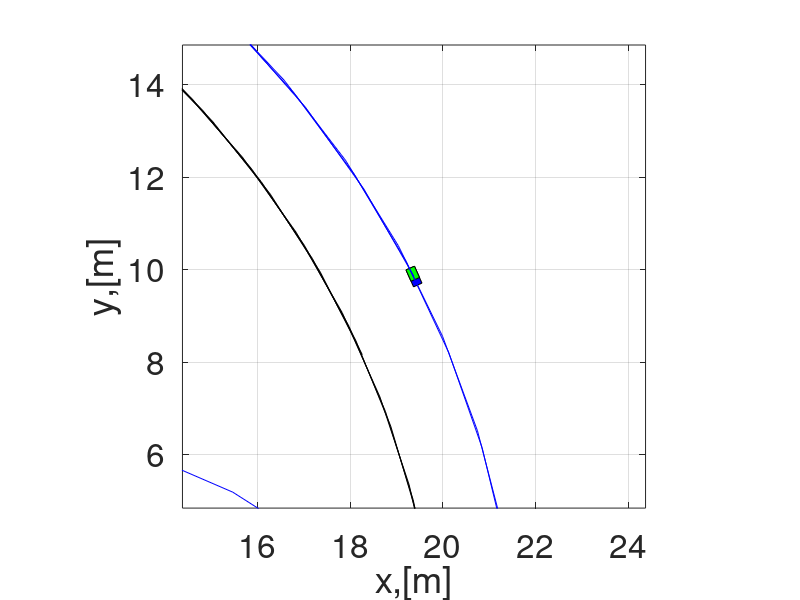
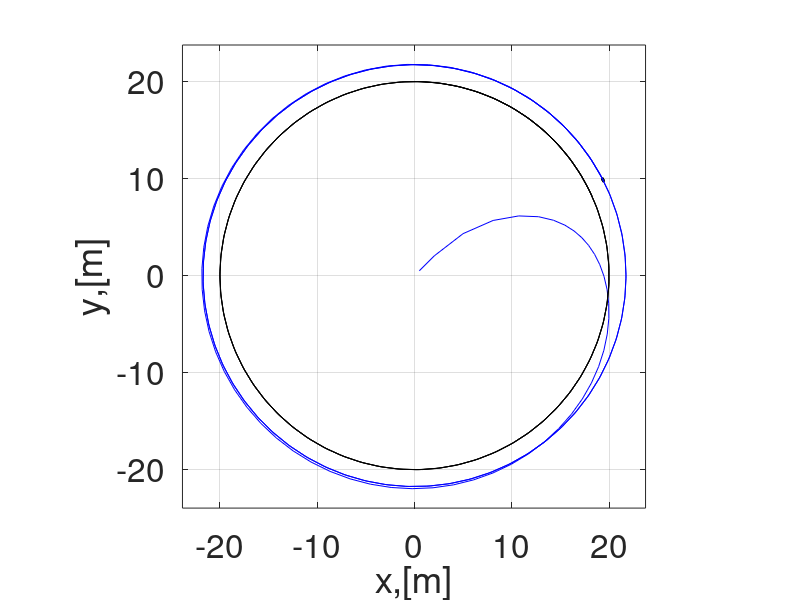
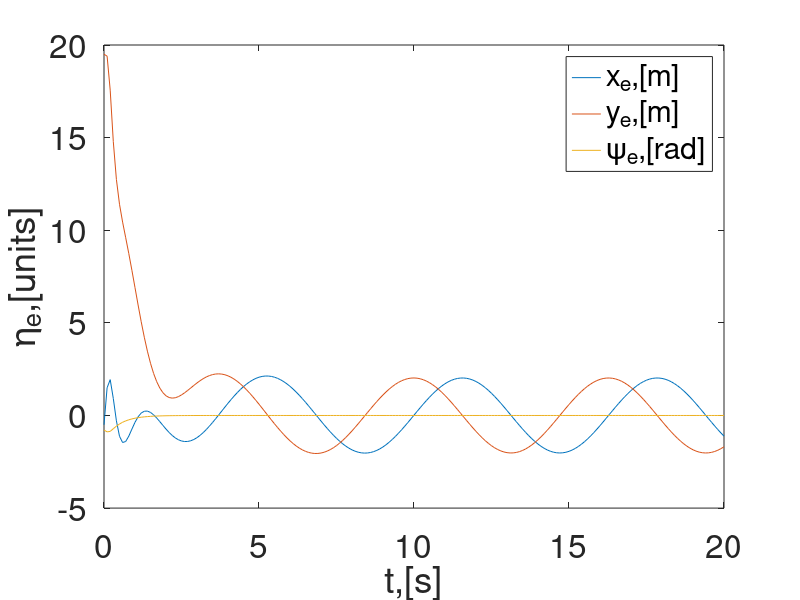

The MATLAB source for these figures, in order:
%% Clean the Workspace
clear all;
clc;
close all;


%% Simulation Parameters
dt = 0.1; % Step Size
ts = 20; % Simulation Time
t = 0:dt:ts; %time span


%% Vehicle Parameters
a = 0.05; % Radius of wheel
d = 0.1; % half of axle length


%% Initial Conditions
x0 = 0.5;
y0 = 0.5;
psi0 = pi/4;
eta0 = [x0;y0;psi0];

eta(:,1) = eta0;

omega = [0;0];


%% Control Parameters
k_p = 1.62; % 7.59



for i = 1:length(t)

    psi = eta(3,i);

    J_psi = [cos(psi), -sin(psi), 0;
             sin(psi), cos(psi), 0;
             0, 0, 1];

    W = [a/2 , a/2; 0, 0; -a/(2*d), a/(2*d)];

    %% Desired States
    eta_d(:,i) = [20*sin(t(i)); 20*cos(t(i)); -t(i)]; %[t(i); 2*t(i)^2; 4*t(i)]    %; %[2-2*cos(0.1*t(i)); 2*sin(0.1*t(i)); 0.1*t(i)];
    
    if i == 1
        eta_d_dot = [0;0;0];
    else
        eta_d_dot = (eta_d(:,i) - eta_d(:,i-1))/dt;
    end

    e(:,i) = eta_d(:,i) - eta(:,i);

    zeta(:,i) = W*omega;
    
    eta_dot(:,i) = J_psi * zeta(:,i);

    eta(:,i+1) = eta(:,i) + dt*eta_dot(:,i);
    
    zeta_d(:,i) = inv(J_psi) * (eta_d_dot + k_p * e(:,i));
    omega = pinv(W)*zeta_d(:,i);
    
 end


%% Animation Parameters
 
 l = 0.4; %Length of mobile robot
 w = 0.2; %width of mobile Robot
 
 %% Coordinates of Mobile Robot
 mr_co = [-l/2,l/2,l/2,-l/2,-l/2;
           -w/2, -w/2, w/2, w/2, -w/2];
 mr_co_head = [-l/2,l/6,l/6,-l/2,-l/2;
                -w/2, -w/2, w/2, w/2, -w/2];
 
 %% GRAPH: Mobile Robot chasing the Desired Path
 figure
 for i = 1:length(t)
     psi = eta(3,i);
     R_psi = [cos(psi), -sin(psi);
             sin(psi), cos(psi);];
     v_pos = R_psi*mr_co;
     v_pos_head = R_psi*mr_co_head;
     fill(v_pos(1,:)+eta(1,i),v_pos(2,:)+eta(2,i),'b',v_pos_head(1,:)+eta(1,i),v_pos_head(2,:)+eta(2,i),'g')
     hold on, grid on
     axis([eta(1,i)-5,eta(1,i)+5,eta(2,i)-5, eta(2,i)+5]) ,axis square
     plot(eta(1, 1:i), eta(2,1:i), 'b-');
     plot(eta_d(1,1:i), eta_d(2,1:i), 'k-');
     %legend('MR','','Path','Desired Path')
     set(gca, 'fontsize', 24)
     xlabel('x,[m]'); ylabel('y,[m]');
     pause(0.0001);
     hold off
 end

 
 %% GRAPH: Mobile Robot chasing the Desired Path (Zoomed-out view)
 figure
 for i = 1:length(t)
     psi = eta(3,i);
     R_psi = [cos(psi), -sin(psi);
             sin(psi), cos(psi);];
     v_pos = R_psi*mr_co;
     v_pos_head = R_psi*mr_co_head;
     fill(v_pos(1,:)+eta(1,i),v_pos(2,:)+eta(2,i),'b',v_pos_head(1,:)+eta(1,i),v_pos_head(2,:)+eta(2,i),'g')
     hold on, grid on
     
     % Calculate min and max coordinates
     min_x = min(eta(1,:)) - 2;
     max_x = max(eta(1,:)) + 2;
     min_y = min(eta(2,:)) - 2;
     max_y = max(eta(2,:)) + 2;
     
     axis([min_x, max_x, min_y, max_y]); % Set axis limits
     axis square
     
     plot(eta(1, 1:i), eta(2,1:i), 'b-');
     plot(eta_d(1,1:i), eta_d(2,1:i), 'k-');
     %legend('MR','','Path','Desired Path')
     set(gca, 'fontsize', 24)
     xlabel('x,[m]'); ylabel('y,[m]');
     pause(0.0001);
     hold off
 end


 %% GRAPH: Time vs Error
 figure 
 plot(t,e)
 legend('x_e,[m]','y_e,[m]', '\psi_e,[rad]');
 set(gca,'fontsize',24)
 xlabel('t,[s]');
 ylabel('\eta_e,[units]');